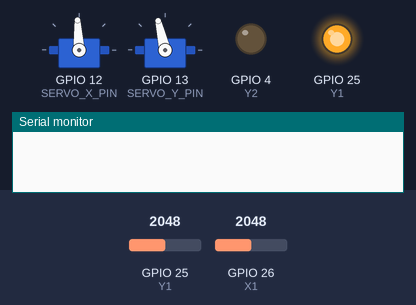
Bench run of a sketch on a simulated ESP32. Parts: 2 × servo, output pins drawn as LEDs (lit = HIGH), the last lines printed to the serial monitor. The inputs (shaded band) are chosen by the test bench; at power-on: GPIO 25 (Y1) = 2048, GPIO 26 (X1) = 2048.

Above: at 1.2 s.
1.3 s: GPIO 25 (Y1) set to 2866
4.3 s: GPIO 26 (X1) set to 491
At 6.2 s:
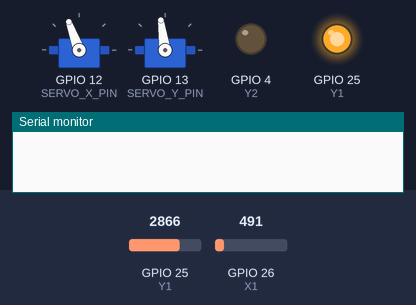
7.3 s: GPIO 26 (X1) set to 20
10.3 s: GPIO 25 (Y1) set to 3640
11.8 s: GPIO 25 (Y1) set to 3772
At 12.3 s:
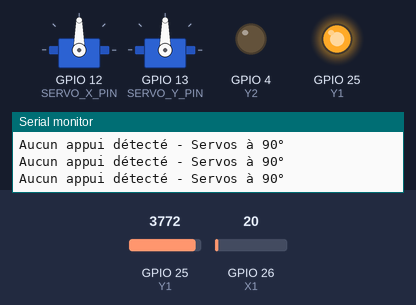
13.3 s: GPIO 26 (X1) set to 46
16.3 s: GPIO 26 (X1) set to 52
At 21.8 s:
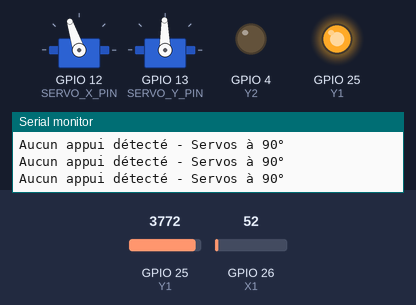
Timing chart, 0 to 24.0 s (numbered marks = the images above; inputs shaded):
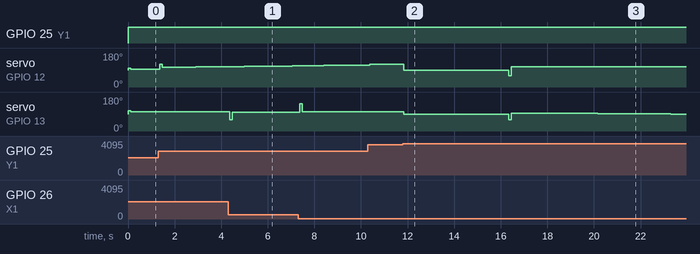

Measured:
- the behaviour switches between 3700 and 3701 on GPIO 25 (Y1) (found by bisection; images 1 and 2)
- the behaviour switches between 49 and 50 on GPIO 26 (X1) (found by bisection; images 2 and 3)
- after the input at 4.3 s, servo on GPIO 13 (SERVO_Y_PIN): 103° → 60° after 0.07 s, → 99° 0.10 s later, → 98° 0.10 s later
- after the input at 11.8 s, servo on GPIO 12 (SERVO_X_PIN): 120° → 90° at once; servo on GPIO 13 (SERVO_Y_PIN): 101° → 90° at once
- after the input at 16.3 s, servo on GPIO 12 (SERVO_X_PIN): 90° → 60° at once, → 108° 0.10 s later; servo on GPIO 13 (SERVO_Y_PIN): 90° → 60° at once, → 95° 0.10 s later, → 94° 1.0 s later, → 93° 1.3 s later, … (7 changes in this stretch)

The sketch:

Zerguit_Nour_ball_and_plate.ino
```cpp
//***********************************************************************
// ZERGUIT Nour
// 6ème Electronique INRACI
// Projet ball and plate 2023-2024
// Hardware : ESP32 waroom 32E + servomoteurs+ écran résistif tactile
// 31/05/2024
#include <ESP32Servo.h>
#include <PID_v1.h>
#include "BluetoothSerial.h"
#include "esp_bt_device.h"  // Inclure pour esp_bt_gap_set_pin
#include "esp_bt_main.h"

// Définition des broches pour l'écran tactile
#define X1 26
#define X2 27
#define Y1 25
#define Y2 4

// Définition des broches pour les servomoteurs
#define SERVO_X_PIN 12
#define SERVO_Y_PIN 13

// Résolution de l'écran tactile
#define Xresolution 234 // 234
#define Yresolution 190

// Variables pour stocker les positions des servomoteurs
double positionX = 0, positionY = 0;
double consigneX = 0, consigneY = 0;
double sortieX = 0, sortieY = 0;

// Paramètres PID
double Kp = 5.0, Ki = 0.6, Kd = 0.4;

// Initialisation des objets PID
PID PIDX(&positionX, &sortieX, &consigneX, Kp, Ki, Kd, DIRECT);
PID PIDY(&positionY, &sortieY, &consigneY, Kp, Ki, Kd, DIRECT);

// Initialisation des objets Servo
Servo servoX;
Servo servoY;

void setup() {
  Serial.begin(9600);

  // Configuration des servomoteurs
  servoX.attach(SERVO_X_PIN);
  servoY.attach(SERVO_Y_PIN);

  // Activation des PID
  PIDX.SetMode(AUTOMATIC);
  PIDY.SetMode(AUTOMATIC);

  // Définition des limites de sortie des PID
  PIDX.SetOutputLimits(-180, 180);
  PIDY.SetOutputLimits(-180, 180);

}

void loop() {

  lireEcranTactile();

  // Vérifie si un appui est détecté sur l'écran
  if (positionX == 0 && positionY == 0) {
    // Aucun appui détecté, positionner les servos à 90 degrés
    servoX.write(90);
    servoY.write(90);
    Serial.println("Aucun appui détecté - Servos à 90°");
  } else {
    // Mise à jour des PID
    PIDX.Compute();
    PIDY.Compute();

    // Application des sorties PID aux servomoteurs
    servoX.write(conversionSortieServo(sortieX, 'X'));
    servoY.write(conversionSortieServo(sortieY, 'Y'));
  }


}
void lireEcranTactile() {
  // Lecture de la position X et Y
  positionX = readX();
  positionY = readY();

  // Si aucun appui n'est détecté sur l'écran, on centre la bille
  if (positionX == 0 && positionY == 0) {
    // Définir les consignes au centre
    consigneX = 2550;  //  centre de l'axe X
    consigneY = 2500;  //  centre de l'axe Y
  } else {
    // Conversion des valeurs lues en consignes pour le PID
    consigneX = map(positionX, -Xresolution / 2, Xresolution / 2, -90, 90);
    consigneY = map(positionY, -Yresolution / 2, Yresolution / 2, -90, 90);
  }
}

int readX() {
  int X = 0;
  pinMode(Y1, INPUT);
  pinMode(Y2, INPUT);
  digitalWrite(Y2, LOW);
  pinMode(X1, OUTPUT);
  digitalWrite(X1, HIGH);
  pinMode(X2, OUTPUT);
  digitalWrite(X2, LOW);
  delay(5);
  X = analogRead(Y1);
  if (X < 60 || X > 3700) {
    return 0;  // Indique l'absence d'appui
  }
  X = map(X, 60, 3700, -Xresolution / 2, Xresolution / 2);
  return X;
}

int readY() {
  int Y = 0;
  pinMode(X1, INPUT_PULLUP);
  pinMode(X2, INPUT_PULLUP);
  digitalWrite(X2, LOW);
  pinMode(Y1, OUTPUT);
  digitalWrite(Y1, HIGH);
  pinMode(Y2, OUTPUT);
  digitalWrite(Y2, LOW);
  delay(5);
  Y = analogRead(X1);
  if (Y < 50 || Y > 3800) {
    return 0;  // Indique l'absence d'appui
  }
  Y = map(Y, 50, 3800, -Yresolution / 2, Yresolution / 2);
  return Y;
}

int conversionSortieServo(double sortie, char axe) {
  int angle;
  if (axe == 'X') {
    angle = map(sortie, -180, 180, 120, 60);
  } else if (axe == 'Y') {
    angle = map(sortie, 180, -180, 60, 144);
  }
  return angle;
}
```
